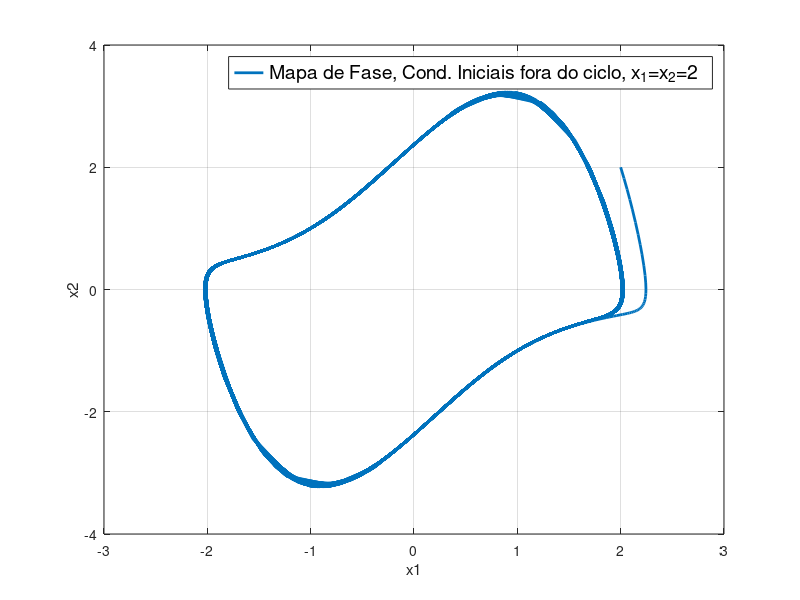

Here is the MATLAB script that generated this plot:
function my_phase()
[~,X] = ode45(@EOM,[0 1000],[2 2]);
x1 = X(:,1);
x2 = X(:,2);
plot(x1,x2,'LineWidth',2.0)
leg1 = legend('Mapa de Fase, Cond. Iniciais fora do ciclo, x_1=x_2=2');
set(leg1,'FontSize', 14);
xlabel('x1')
ylabel('x2')
grid
end
function dX = EOM(t, y)
dX = zeros(2,1);
c = 2;
x1  = y(1);
x2  = y(2);
mi=1.5;
dX = [x2;...
      mi*(1-x1^2)*x2-x1];
end
